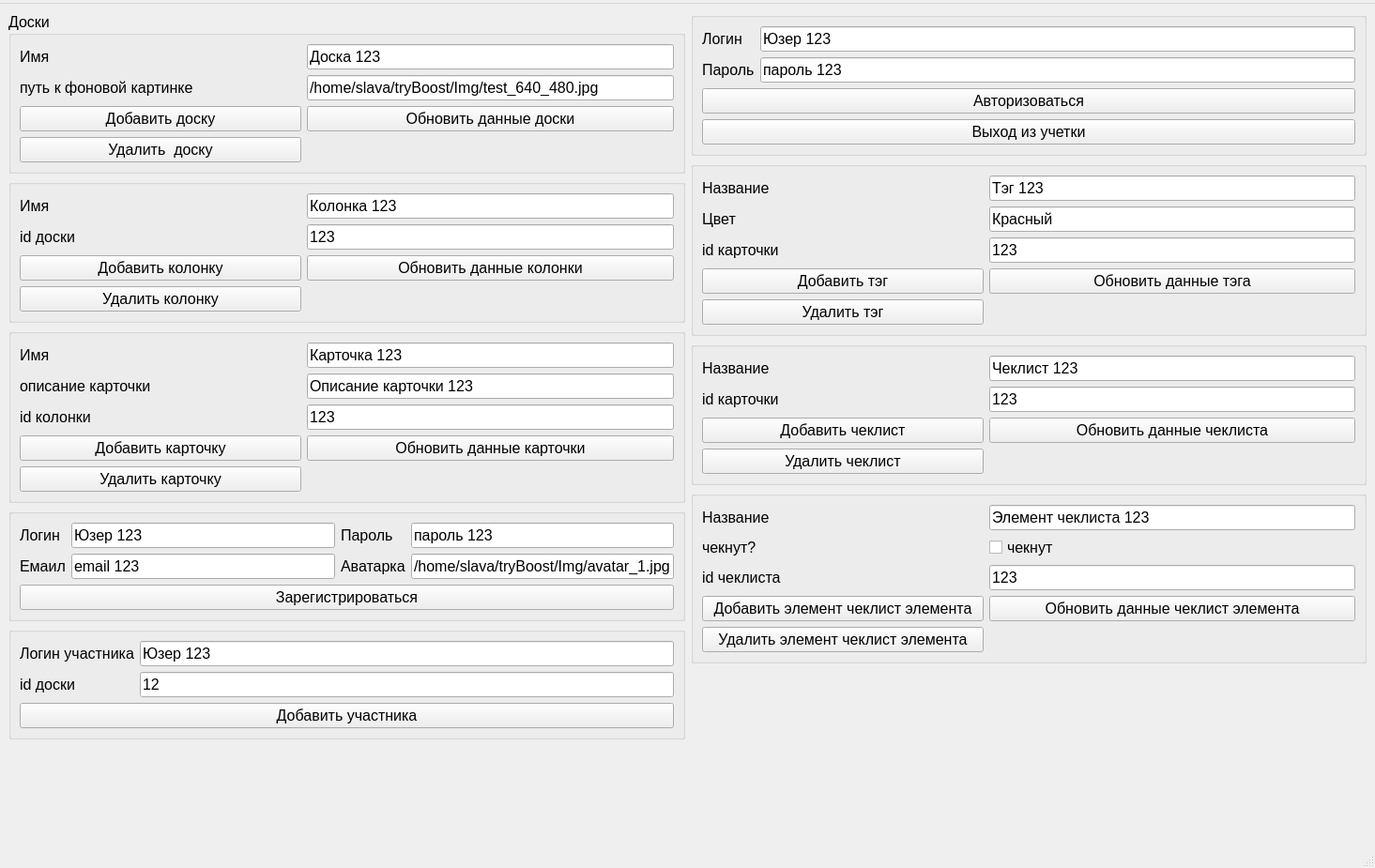
<?xml version="1.0" encoding="UTF-8"?>
<ui version="4.0">
 <class>MainWindow</class>
 <widget class="QMainWindow" name="MainWindow">
  <property name="geometry">
   <rect>
    <x>0</x>
    <y>0</y>
    <width>1465</width>
    <height>925</height>
   </rect>
  </property>
  <property name="font">
   <font>
    <pointsize>12</pointsize>
   </font>
  </property>
  <property name="windowTitle">
   <string>DoIt</string>
  </property>
  <widget class="QWidget" name="centralwidget">
   <layout class="QGridLayout" name="gridLayout_3">
    <item row="0" column="0">
     <layout class="QVBoxLayout" name="graphicsLayout">
      <item>
       <widget class="QGroupBox" name="fsdsdssdf">
        <property name="title">
         <string>Доски</string>
        </property>
        <property name="name" stdset="0">
         <string/>
        </property>
        <layout class="QGridLayout" name="gridLayout_4">
         <item row="0" column="1">
          <widget class="QLineEdit" name="boardNameInput">
           <property name="text">
            <string>Доска 123</string>
           </property>
          </widget>
         </item>
         <item row="4" column="0">
          <widget class="QPushButton" name="delBoardBtn">
           <property name="minimumSize">
            <size>
             <width>300</width>
             <height>0</height>
            </size>
           </property>
           <property name="text">
            <string>Удалить  доску</string>
           </property>
          </widget>
         </item>
         <item row="0" column="0">
          <widget class="QLabel" name="label">
           <property name="text">
            <string>Имя</string>
           </property>
          </widget>
         </item>
         <item row="3" column="0">
          <widget class="QPushButton" name="addBoardBtn">
           <property name="text">
            <string>Добавить доску</string>
           </property>
          </widget>
         </item>
         <item row="2" column="0">
          <widget class="QLabel" name="label_3">
           <property name="text">
            <string>путь к фоновой картинке</string>
           </property>
          </widget>
         </item>
         <item row="3" column="1">
          <widget class="QPushButton" name="updateBoardBtn">
           <property name="minimumSize">
            <size>
             <width>300</width>
             <height>0</height>
            </size>
           </property>
           <property name="text">
            <string>Обновить данные доски</string>
           </property>
          </widget>
         </item>
         <item row="2" column="1">
          <widget class="QLineEdit" name="boardBgPathInput">
           <property name="text">
            <string>/home/slava/tryBoost/Img/test_640_480.jpg</string>
           </property>
          </widget>
         </item>
        </layout>
       </widget>
      </item>
      <item>
       <widget class="QGroupBox" name="dsfdsox_5">
        <property name="name" stdset="0">
         <string/>
        </property>
        <layout class="QGridLayout" name="gridLayout_5">
         <item row="2" column="1">
          <widget class="QLineEdit" name="columnBoardIdInput">
           <property name="text">
            <string>123</string>
           </property>
          </widget>
         </item>
         <item row="0" column="1">
          <widget class="QLineEdit" name="columnNameInput">
           <property name="text">
            <string>Колонка 123</string>
           </property>
          </widget>
         </item>
         <item row="2" column="0">
          <widget class="QLabel" name="label_4">
           <property name="text">
            <string>id доски</string>
           </property>
          </widget>
         </item>
         <item row="3" column="0">
          <widget class="QPushButton" name="addColumnBtn">
           <property name="minimumSize">
            <size>
             <width>300</width>
             <height>0</height>
            </size>
           </property>
           <property name="text">
            <string>Добавить колонку</string>
           </property>
          </widget>
         </item>
         <item row="0" column="0">
          <widget class="QLabel" name="label_2">
           <property name="text">
            <string>Имя</string>
           </property>
          </widget>
         </item>
         <item row="4" column="0">
          <widget class="QPushButton" name="delColumnBtn">
           <property name="minimumSize">
            <size>
             <width>300</width>
             <height>0</height>
            </size>
           </property>
           <property name="text">
            <string>Удалить колонку</string>
           </property>
          </widget>
         </item>
         <item row="3" column="1">
          <widget class="QPushButton" name="updateColumnBtn">
           <property name="minimumSize">
            <size>
             <width>300</width>
             <height>0</height>
            </size>
           </property>
           <property name="text">
            <string>Обновить данные колонки</string>
           </property>
          </widget>
         </item>
        </layout>
       </widget>
      </item>
      <item>
       <widget class="QGroupBox" name="sdf">
        <property name="name" stdset="0">
         <string/>
        </property>
        <layout class="QGridLayout" name="gridLayout_6">
         <item row="0" column="1">
          <widget class="QLineEdit" name="cardNameInput">
           <property name="text">
            <string>Карточка 123</string>
           </property>
          </widget>
         </item>
         <item row="4" column="0">
          <widget class="QPushButton" name="addCardBtn">
           <property name="minimumSize">
            <size>
             <width>300</width>
             <height>0</height>
            </size>
           </property>
           <property name="text">
            <string>Добавить карточку</string>
           </property>
          </widget>
         </item>
         <item row="5" column="0">
          <widget class="QPushButton" name="delCardBtn">
           <property name="minimumSize">
            <size>
             <width>300</width>
             <height>0</height>
            </size>
           </property>
           <property name="text">
            <string>Удалить карточку</string>
           </property>
          </widget>
         </item>
         <item row="2" column="1">
          <widget class="QLineEdit" name="cardDescriptionInput">
           <property name="text">
            <string>Описание карточки 123</string>
           </property>
          </widget>
         </item>
         <item row="0" column="0">
          <widget class="QLabel" name="label_6">
           <property name="text">
            <string>Имя</string>
           </property>
          </widget>
         </item>
         <item row="2" column="0">
          <widget class="QLabel" name="label_5">
           <property name="text">
            <string>описание карточки</string>
           </property>
          </widget>
         </item>
         <item row="3" column="0">
          <widget class="QLabel" name="label_9">
           <property name="text">
            <string>id колонки</string>
           </property>
          </widget>
         </item>
         <item row="3" column="1">
          <widget class="QLineEdit" name="cardColumnIdInput">
           <property name="text">
            <string>123</string>
           </property>
          </widget>
         </item>
         <item row="4" column="1">
          <widget class="QPushButton" name="updateCardBtn">
           <property name="minimumSize">
            <size>
             <width>300</width>
             <height>0</height>
            </size>
           </property>
           <property name="text">
            <string>Обновить данные карточки</string>
           </property>
          </widget>
         </item>
        </layout>
       </widget>
      </item>
      <item>
       <widget class="QGroupBox" name="grfsdoupBox_13">
        <property name="name" stdset="0">
         <string/>
        </property>
        <layout class="QGridLayout" name="gridLayout_13">
         <item row="1" column="1">
          <widget class="QLabel" name="label_20">
           <property name="text">
            <string>Логин</string>
           </property>
          </widget>
         </item>
         <item row="5" column="2">
          <widget class="QLineEdit" name="registerEmailInput">
           <property name="text">
            <string>email 123</string>
           </property>
          </widget>
         </item>
         <item row="5" column="1">
          <widget class="QLabel" name="label_22">
           <property name="text">
            <string>Емаил</string>
           </property>
          </widget>
         </item>
         <item row="1" column="2">
          <widget class="QLineEdit" name="registerLoginInput">
           <property name="text">
            <string>Юзер 123</string>
           </property>
          </widget>
         </item>
         <item row="1" column="3">
          <widget class="QLabel" name="label_21">
           <property name="text">
            <string>Пароль</string>
           </property>
          </widget>
         </item>
         <item row="1" column="4">
          <widget class="QLineEdit" name="registerPasswordInput">
           <property name="text">
            <string>пароль 123</string>
           </property>
          </widget>
         </item>
         <item row="5" column="3">
          <widget class="QLabel" name="label_23">
           <property name="text">
            <string>Аватарка</string>
           </property>
          </widget>
         </item>
         <item row="5" column="4">
          <widget class="QLineEdit" name="registerAvatarPathInput">
           <property name="text">
            <string>/home/slava/tryBoost/Img/avatar_1.jpg</string>
           </property>
          </widget>
         </item>
         <item row="7" column="1" colspan="4">
          <widget class="QPushButton" name="registerBtn">
           <property name="text">
            <string>Зарегистрироваться</string>
           </property>
          </widget>
         </item>
        </layout>
       </widget>
      </item>
      <item>
       <widget class="QGroupBox" name="fsffs">
        <property name="name" stdset="0">
         <string/>
        </property>
        <layout class="QGridLayout" name="gridLayout_14">
         <item row="5" column="1" colspan="2">
          <widget class="QPushButton" name="addUserBtn">
           <property name="text">
            <string>Добавить участника</string>
           </property>
          </widget>
         </item>
         <item row="1" column="2">
          <widget class="QLineEdit" name="addUserLoginInput">
           <property name="text">
            <string>Юзер 123</string>
           </property>
          </widget>
         </item>
         <item row="1" column="1">
          <widget class="QLabel" name="label_25">
           <property name="text">
            <string>Логин участника</string>
           </property>
          </widget>
         </item>
         <item row="2" column="2">
          <widget class="QLineEdit" name="addUserBoardIdInput">
           <property name="text">
            <string>12</string>
           </property>
          </widget>
         </item>
         <item row="2" column="1">
          <widget class="QLabel" name="label_26">
           <property name="text">
            <string>id доски</string>
           </property>
          </widget>
         </item>
        </layout>
       </widget>
      </item>
      <item>
       <spacer name="verticalSpacer_2">
        <property name="orientation">
         <enum>Qt::Vertical</enum>
        </property>
        <property name="sizeHint" stdset="0">
         <size>
          <width>20</width>
          <height>40</height>
         </size>
        </property>
       </spacer>
      </item>
     </layout>
    </item>
    <item row="0" column="2">
     <layout class="QVBoxLayout" name="graphicsLayout_2">
      <item>
       <widget class="QGroupBox" name="sdfdsf">
        <property name="name" stdset="0">
         <string/>
        </property>
        <layout class="QGridLayout" name="gridLayout_12">
         <item row="2" column="0">
          <widget class="QLabel" name="label_12">
           <property name="text">
            <string>Пароль</string>
           </property>
          </widget>
         </item>
         <item row="1" column="0">
          <widget class="QLabel" name="label_17">
           <property name="text">
            <string>Логин</string>
           </property>
          </widget>
         </item>
         <item row="2" column="1">
          <widget class="QLineEdit" name="authPasswordInput">
           <property name="text">
            <string>пароль 123</string>
           </property>
          </widget>
         </item>
         <item row="4" column="0" colspan="2">
          <widget class="QPushButton" name="loginBtn">
           <property name="minimumSize">
            <size>
             <width>300</width>
             <height>0</height>
            </size>
           </property>
           <property name="text">
            <string>Авторизоваться</string>
           </property>
          </widget>
         </item>
         <item row="1" column="1">
          <widget class="QLineEdit" name="authLoginInput">
           <property name="text">
            <string>Юзер 123</string>
           </property>
          </widget>
         </item>
         <item row="5" column="0" colspan="2">
          <widget class="QPushButton" name="logoutBtn">
           <property name="minimumSize">
            <size>
             <width>300</width>
             <height>0</height>
            </size>
           </property>
           <property name="text">
            <string>Выход из учетки</string>
           </property>
          </widget>
         </item>
        </layout>
       </widget>
      </item>
      <item>
       <widget class="QGroupBox" name="dsfdsds">
        <property name="name" stdset="0">
         <string/>
        </property>
        <layout class="QGridLayout" name="gridLayout_7">
         <item row="2" column="0">
          <widget class="QLabel" name="label_7">
           <property name="text">
            <string>Цвет</string>
           </property>
          </widget>
         </item>
         <item row="0" column="0">
          <widget class="QLabel" name="label_8">
           <property name="text">
            <string>Название</string>
           </property>
          </widget>
         </item>
         <item row="5" column="0">
          <widget class="QPushButton" name="delTagBtn">
           <property name="minimumSize">
            <size>
             <width>300</width>
             <height>0</height>
            </size>
           </property>
           <property name="text">
            <string>Удалить тэг</string>
           </property>
          </widget>
         </item>
         <item row="2" column="1">
          <widget class="QLineEdit" name="tagColorInput">
           <property name="text">
            <string>Красный</string>
           </property>
          </widget>
         </item>
         <item row="0" column="1">
          <widget class="QLineEdit" name="tagNameInput">
           <property name="text">
            <string>Тэг 123</string>
           </property>
          </widget>
         </item>
         <item row="4" column="0">
          <widget class="QPushButton" name="addTagBtn">
           <property name="minimumSize">
            <size>
             <width>300</width>
             <height>0</height>
            </size>
           </property>
           <property name="text">
            <string>Добавить тэг</string>
           </property>
          </widget>
         </item>
         <item row="3" column="0">
          <widget class="QLabel" name="label_10">
           <property name="text">
            <string>id карточки</string>
           </property>
          </widget>
         </item>
         <item row="3" column="1">
          <widget class="QLineEdit" name="tagCardIdInput">
           <property name="text">
            <string>123</string>
           </property>
          </widget>
         </item>
         <item row="4" column="1">
          <widget class="QPushButton" name="updateTagBtn">
           <property name="minimumSize">
            <size>
             <width>300</width>
             <height>0</height>
            </size>
           </property>
           <property name="text">
            <string>Обновить данные тэга</string>
           </property>
          </widget>
         </item>
        </layout>
       </widget>
      </item>
      <item>
       <widget class="QGroupBox" name="sdfsdfdfss">
        <property name="name" stdset="0">
         <string/>
        </property>
        <layout class="QGridLayout" name="gridLayout">
         <item row="2" column="1">
          <widget class="QPushButton" name="updateCheckListBtn">
           <property name="minimumSize">
            <size>
             <width>300</width>
             <height>0</height>
            </size>
           </property>
           <property name="text">
            <string>Обновить данные чеклиста</string>
           </property>
          </widget>
         </item>
         <item row="3" column="0">
          <widget class="QPushButton" name="delCheckListBtn">
           <property name="minimumSize">
            <size>
             <width>300</width>
             <height>0</height>
            </size>
           </property>
           <property name="text">
            <string>Удалить чеклист</string>
           </property>
          </widget>
         </item>
         <item row="1" column="1">
          <widget class="QLineEdit" name="CheckListCardIdInput">
           <property name="text">
            <string>123</string>
           </property>
          </widget>
         </item>
         <item row="2" column="0">
          <widget class="QPushButton" name="addCheckListBtn">
           <property name="minimumSize">
            <size>
             <width>300</width>
             <height>0</height>
            </size>
           </property>
           <property name="text">
            <string>Добавить чеклист</string>
           </property>
          </widget>
         </item>
         <item row="1" column="0">
          <widget class="QLabel" name="label_13">
           <property name="text">
            <string>id карточки</string>
           </property>
          </widget>
         </item>
         <item row="0" column="0">
          <widget class="QLabel" name="label_11">
           <property name="text">
            <string>Название</string>
           </property>
          </widget>
         </item>
         <item row="0" column="1">
          <widget class="QLineEdit" name="CheckListNameInput">
           <property name="text">
            <string>Чеклист 123</string>
           </property>
          </widget>
         </item>
        </layout>
       </widget>
      </item>
      <item>
       <widget class="QGroupBox" name="sdfsupBox_3">
        <property name="name" stdset="0">
         <string/>
        </property>
        <layout class="QGridLayout" name="gridLayout_2">
         <item row="0" column="0">
          <widget class="QLabel" name="label_16">
           <property name="text">
            <string>Название</string>
           </property>
          </widget>
         </item>
         <item row="7" column="0">
          <widget class="QPushButton" name="delCheckListItemBtn">
           <property name="minimumSize">
            <size>
             <width>300</width>
             <height>0</height>
            </size>
           </property>
           <property name="text">
            <string>Удалить элемент чеклист элемента</string>
           </property>
          </widget>
         </item>
         <item row="6" column="1">
          <widget class="QPushButton" name="updateCheckListItemBtn">
           <property name="minimumSize">
            <size>
             <width>300</width>
             <height>0</height>
            </size>
           </property>
           <property name="text">
            <string>Обновить данные чеклист элемента</string>
           </property>
          </widget>
         </item>
         <item row="3" column="0">
          <widget class="QLabel" name="label_15">
           <property name="text">
            <string>id чеклиста</string>
           </property>
          </widget>
         </item>
         <item row="6" column="0">
          <widget class="QPushButton" name="addCheckListItemBtn">
           <property name="minimumSize">
            <size>
             <width>300</width>
             <height>0</height>
            </size>
           </property>
           <property name="text">
            <string>Добавить элемент чеклист элемента</string>
           </property>
          </widget>
         </item>
         <item row="3" column="1">
          <widget class="QLineEdit" name="CheckListItemCheckListIdInput">
           <property name="text">
            <string>123</string>
           </property>
          </widget>
         </item>
         <item row="0" column="1">
          <widget class="QLineEdit" name="CheckListItemNameInput">
           <property name="text">
            <string>Элемент чеклиста 123</string>
           </property>
          </widget>
         </item>
         <item row="1" column="0">
          <widget class="QLabel" name="label_14">
           <property name="text">
            <string>чекнут?</string>
           </property>
          </widget>
         </item>
         <item row="1" column="1">
          <widget class="QCheckBox" name="CheckListItemCheckInput">
           <property name="text">
            <string>чекнут</string>
           </property>
          </widget>
         </item>
        </layout>
       </widget>
      </item>
      <item>
       <widget class="QLabel" name="connectionLabel">
        <property name="text">
         <string/>
        </property>
       </widget>
      </item>
      <item>
       <spacer name="verticalSpacer_3">
        <property name="orientation">
         <enum>Qt::Vertical</enum>
        </property>
        <property name="sizeHint" stdset="0">
         <size>
          <width>20</width>
          <height>40</height>
         </size>
        </property>
       </spacer>
      </item>
     </layout>
    </item>
   </layout>
  </widget>
  <widget class="QStatusBar" name="statusBar"/>
  <widget class="QMenuBar" name="menuBar">
   <property name="geometry">
    <rect>
     <x>0</x>
     <y>0</y>
     <width>1465</width>
     <height>24</height>
    </rect>
   </property>
   <widget class="QMenu" name="menu">
    <property name="title">
     <string/>
    </property>
    <property name="name" stdset="0">
     <string>Файл</string>
    </property>
    <addaction name="action"/>
   </widget>
   <addaction name="menu"/>
  </widget>
  <action name="action">
   <property name="text">
    <string>Выход</string>
   </property>
  </action>
 </widget>
 <resources/>
 <connections/>
</ui>
